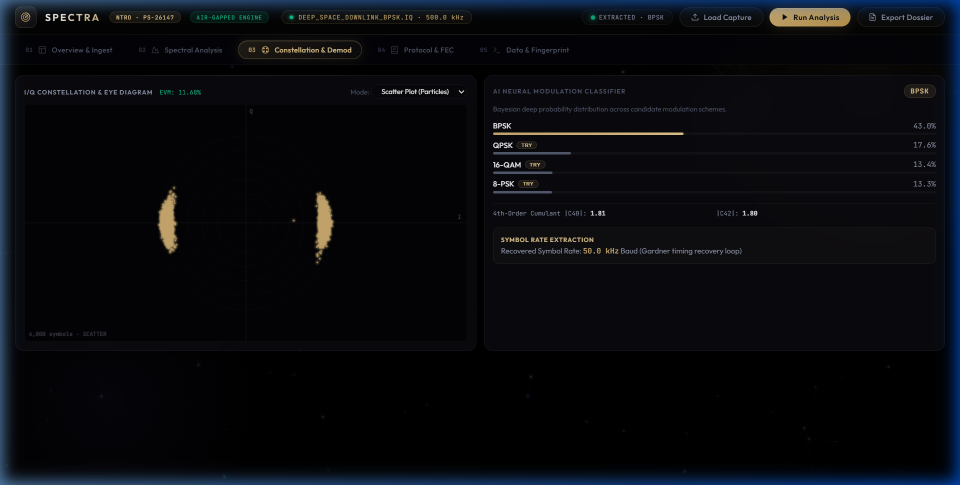
#> input picture presentation_assets/screen_constellation.png, 1920 x 970 px, found by its file name (shown at 1/2 size)
$ python refine_crops.py
#> lines starting #> are read from the running program, lines starting #| are printed output that depends on the picture
import os
from PIL import Image, ImageEnhance

assets_dir = r'c:\vs studio\ntro-signal-analyzer\presentation_assets'
brain_dir = r'C:\Users\Harik\.gemini\antigravity-ide\brain\afbc5b5f-e8b4-4374-8052-5dd3fc252dfb'

sc_const = os.path.join(assets_dir, 'screen_constellation.png')
sc_neural = os.path.join(assets_dir, 'screen_neural_lab.png')
sc_hex = os.path.join(brain_dir, 'hex_dump_tab_view_1789130395630.png')

# 1. Slide 3 Left: Constellation
im_const = Image.open(sc_const)
#> im_const is the input picture: PIL image 1920x970 RGB; mean R, G, B 8.7, 10.1, 14.2
crop1 = im_const.crop((35, 145, 955, 715))
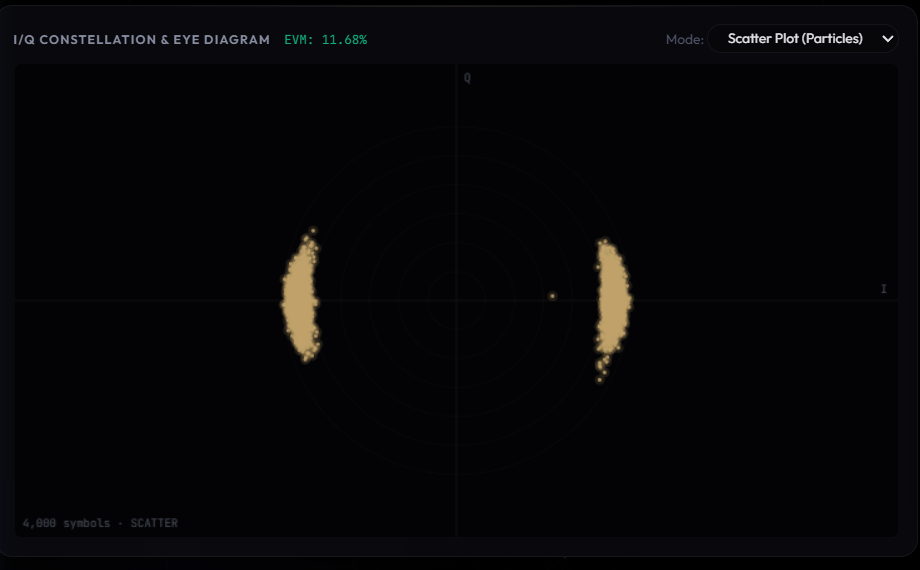
#> crop1: PIL image 920x570 RGB; mean R, G, B 6.8, 6.5, 8.9
crop1 = ImageEnhance.Sharpness(crop1).enhance(1.25)
crop1.save(os.path.join(assets_dir, 'crop_constellation_clean.png'), quality=98)

# 2. Slide 3 Right: Neural AMC (tighter crop to remove empty bottom)
crop2 = im_const.crop((965, 145, 1885, 545))
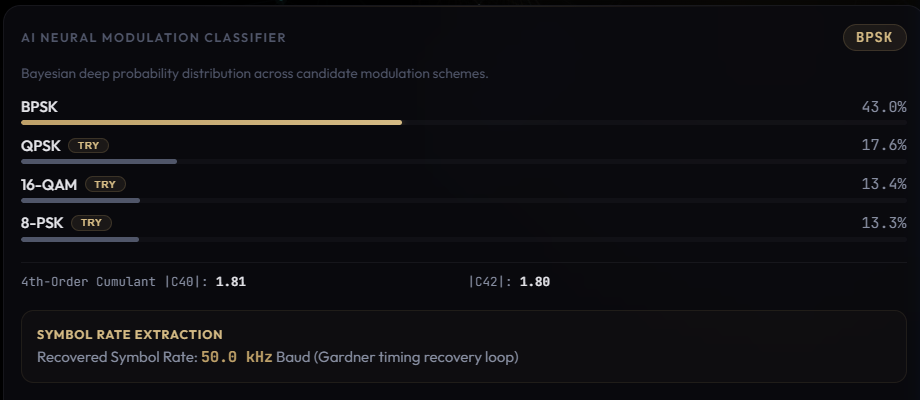
#> crop2: PIL image 920x400 RGB; mean R, G, B 14.9, 14.5, 17.9
crop2 = ImageEnhance.Sharpness(crop2).enhance(1.25)
crop2.save(os.path.join(assets_dir, 'crop_neural_amc_clean.png'), quality=98)

# 3. Slide 4 Right: Contaminated Spectrum & Signal Anomaly
#> (the run stopped early here; a loop or call above may not have finished)

$ run again, with presentation_assets/dashboard_overview.png copied over presentation_assets/screen_constellation.png
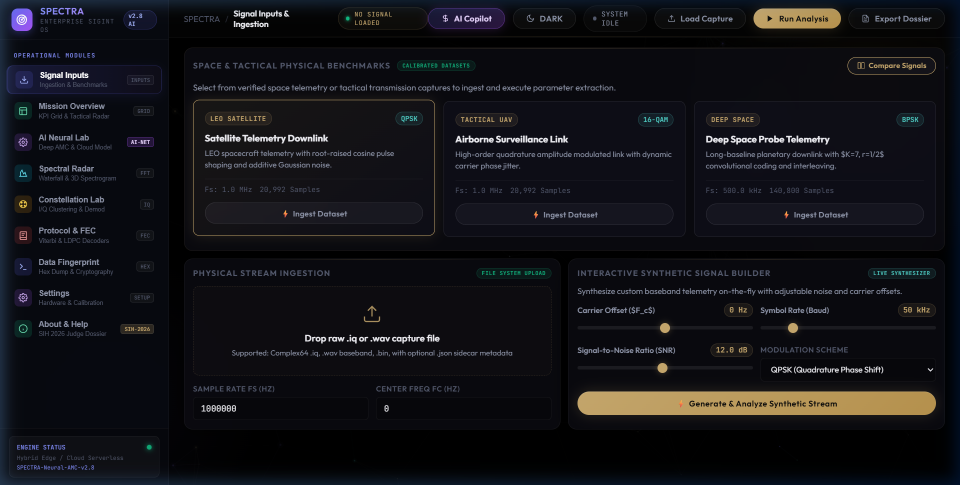
#> input picture presentation_assets/dashboard_overview.png, 1920 x 970 px, found by its file name (shown at 1/2 size)
#> im_const is the input picture: PIL image 1920x970 RGB; mean R, G, B 18.9, 19.1, 23.4
#> `crop1 = im_const.crop((35, 145, 955, 715))`:
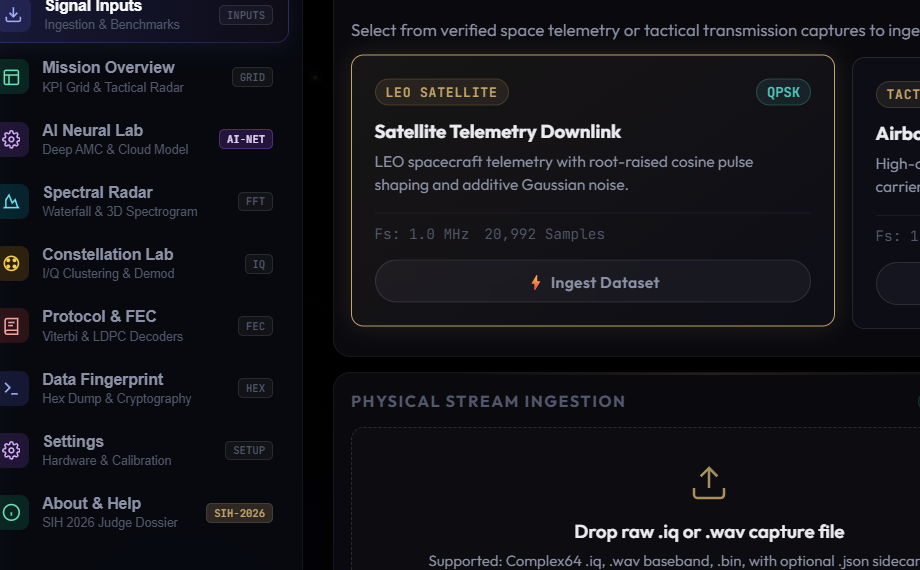
#> crop1: PIL image 920x570 RGB; mean R, G, B 19.6, 19.8, 25.1
#> `crop2 = im_const.crop((965, 145, 1885, 545))`:
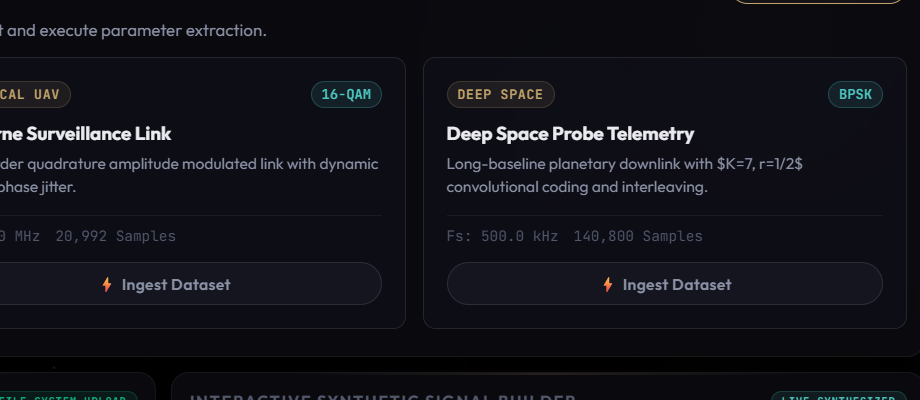
#> crop2: PIL image 920x400 RGB; mean R, G, B 17.6, 17.9, 25.2
